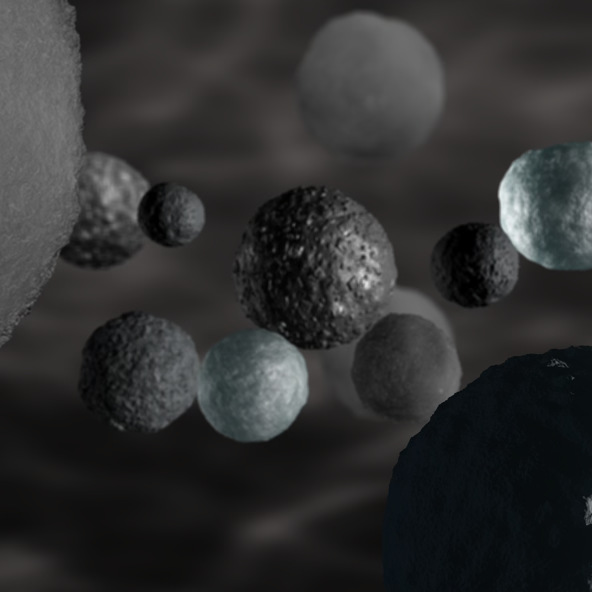
#> input picture test_1/images/BennuProRes4444.mov_1frame_crf_06_height_0592.png, 592 x 592 px
$ python split.py ../test_1/images/BennuProRes4444.mov_1frame_crf_06_height_0592.png
#> lines starting #> are read from the running program, lines starting #| are printed output that depends on the picture
#!/usr/bin/env python3
import argparse
import sys
import os
import multiprocessing

import skimage.io

def img_show(x):
    skimage.io.imshow(x)
    skimage.io.show()


def img_split(img_filename, folder):
#> called with folder = 'splits'
    os.makedirs(folder, exist_ok=True)
    img = skimage.io.imread(img_filename)
#> img is the input picture: shape (592, 592, 3); mean R, G, B 47.9, 48.2, 48.3

    h, w = img.shape[0:2]
#> h = 592; w = 592
    top_left = img[0:h // 2, 0:w // 2, ]
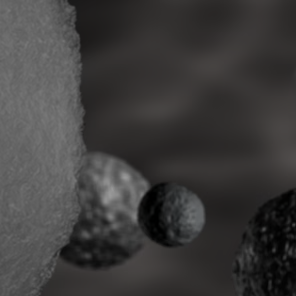
#> top_left: shape (296, 296, 3); mean R, G, B 62, 60.7, 60.3
    top_right = img[0:h // 2, w // 2:, ]
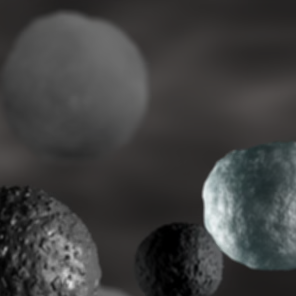
#> top_right: shape (296, 296, 3); mean R, G, B 63.2, 63.3, 63.1
    bottom_left = img[h // 2:, 0:w // 2, ]
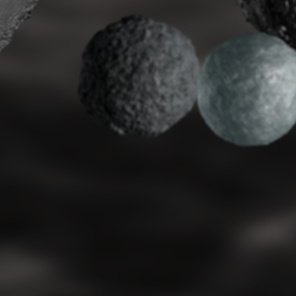
#> bottom_left: shape (296, 296, 3); mean R, G, B 37.7, 37.9, 37.9
    bottom_right = img[h // 2:, w // 2:, ]
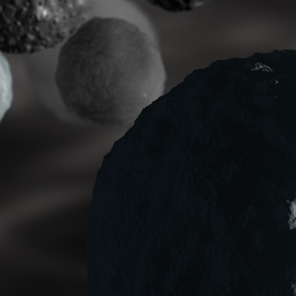
#> bottom_right: shape (296, 296, 3); mean R, G, B 28.6, 30.7, 32.1
    bn_img = os.path.join(
        folder,
        os.path.splitext(os.path.basename(img_filename))[0]
    )
    skimage.io.imsave(bn_img + "_tl.png", top_left, check_contrast=False)
    skimage.io.imsave(bn_img + "_tr.png", top_right, check_contrast=False)
    skimage.io.imsave(bn_img + "_bl.png", bottom_left, check_contrast=False)
    skimage.io.imsave(bn_img + "_br.png", bottom_right, check_contrast=False)
    # [4 lines of commented-out code are left out]
    print(f"{img_filename} done.")


def main(_):
    # argument parsing
    parser = argparse.ArgumentParser(description='split image into 4 patches',
                                     epilog="stg7 2020",
                                     formatter_class=argparse.ArgumentDefaultsHelpFormatter)
    parser.add_argument("image", type=str, nargs="+", help="image to be splitted")
    parser.add_argument("--output_folder", type=str, default="splits", help="folder to store all splitted images")
    parser.add_argument('--cpu_count', type=int, default=multiprocessing.cpu_count() // 2, help='thread/cpu count')

    a = vars(parser.parse_args())

    pool = multiprocessing.Pool(processes=a["cpu_count"])

    params = [(image, a["output_folder"]) for image in a["image"]]
    pool.starmap(img_split, params)


if __name__ == "__main__":
    sys.exit(main(sys.argv[1:]))
#> (the program exits here)
